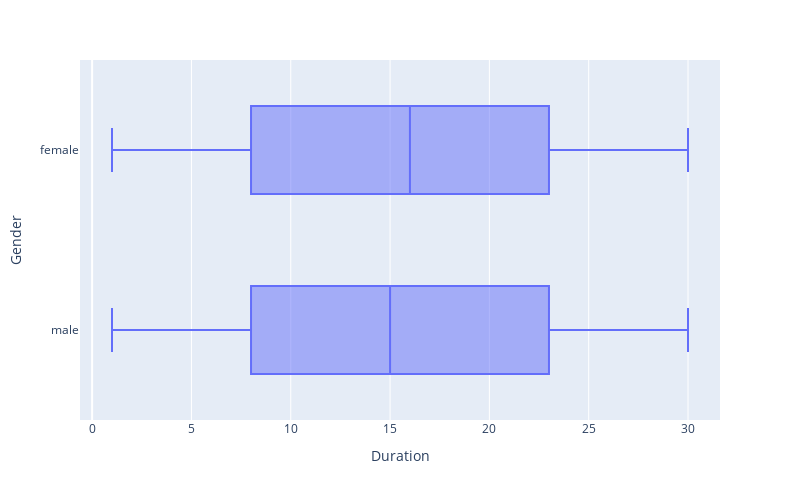

Notebook code for this chart:
### Markdown cell above
* As we can see, number of females are slightly higher than man but this distinction is not significant. We can say, there is no significant difference between the number of males and females in the sample.

In this section lets compare the exercise duration between males & females.

### Code cell
fig = px.box(exercise_train_data, x ="Duration", y= "Gender")
fig.update_layout(
    width= 800,
    height= 500,
)
fig.show()

### Figure 1 — Plotly figure (JSON) as saved in the notebook; plotly's stock layout.template omitted (floating-point values rounded to 4 significant figures; data arrays with more than 128 entries replaced by an {"elided": "..."} marker saying what was removed)
{"data": [{"alignmentgroup": "True", "hovertemplate": "Duration=%{x}<br>Gender=%{y}<extra></extra>", "legendgroup": "", "marker": {"color": "#636efa"}, "name": "", "notched": false, "offsetgroup": "", "orientation": "h", "showlegend": false, "type": "box", "x": {"elided": "12000 int values"}, "x0": " ", "xaxis": "x", "y": {"elided": "12000 str values"}, "y0": " ", "yaxis": "y"}], "layout": {"boxmode": "group", "height": 500, "legend": {"tracegroupgap": 0}, "margin": {"t": 60}, "width": 800, "xaxis": {"anchor": "y", "domain": [0, 1], "title": {"text": "Duration"}}, "yaxis": {"anchor": "x", "domain": [0, 1], "title": {"text": "Gender"}}}}
